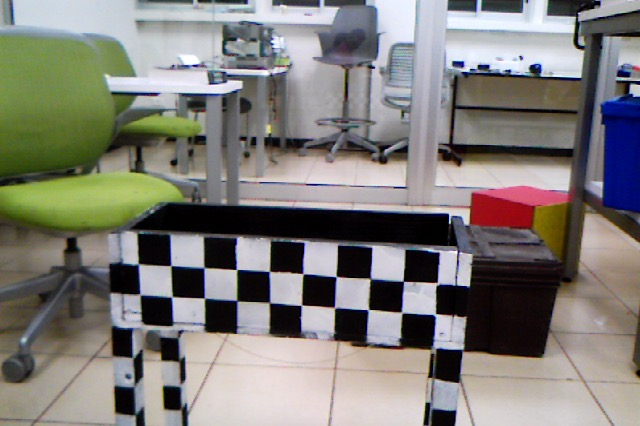
#> input picture Raspberrypi/TestPhotos/depth_photos/b1.jpg, 640 x 426 px, found by its file name
$ python depthTest.py   (Python 2 division)
#> lines starting #> are read from the running program, lines starting #| are printed output that depends on the picture
# importing external libs
import cv2
import numpy as np
from copy import deepcopy
from matplotlib import pyplot as plt
import serial
import time
import math
import random
# imporging Roborregos libs
import sys
sys.path.insert(0, '../lib/')
import Larc_vision_2017 as rb

# CODE

imgR = cv2.imread('./depth_photos/b1.jpg',0)
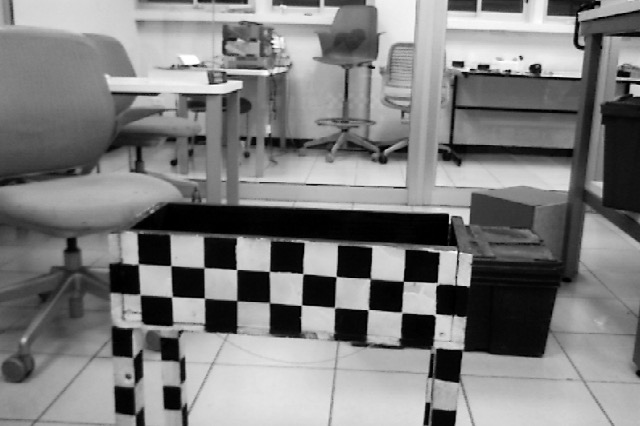
#> imgR: shape (426, 640); min 0, max 255, mean 125.8
imgL = cv2.imread('./depth_photos/base.jpg',0)
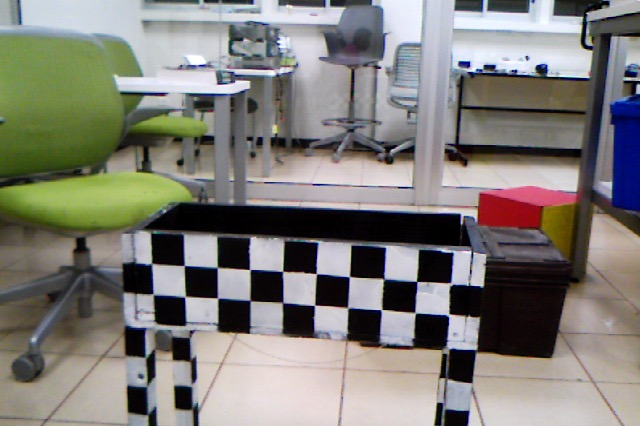
#> input picture Raspberrypi/TestPhotos/depth_photos/base.jpg, 640 x 426 px, found by its file name
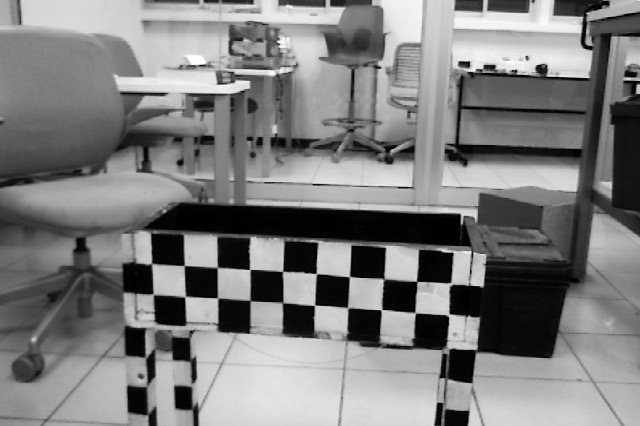
#> imgL: shape (426, 640); min 0, max 255, mean 125.9
mainFrame = cv2.imread('./depth_photos/base.jpg')
#> mainFrame is the input picture: shape (426, 640, 3); mean B, G, R 120.5, 125.8, 128.2

# [6 lines of commented-out code are left out]


def getCowXcenter(frame,maxLenT):
	left,right,up=rb.calcCowLimits(maxLenT)
	# print "cow x dist: ", right - left
	# print "y: ", up
	drawLimits(frame,left,right,up)
	return (left+right)/2

def drawLimits(frame,left,right,y):

	font = cv2.FONT_HERSHEY_SIMPLEX
	cv2.line(frame,(left,0),(left,480),(0,0,255),2)
	cv2.line(frame,(right,0),(right,480),(0,0,255),2)
	cv2.line(frame,(0,y),(640,y),(0,0,255),2)
	# cv2.putText(mainFrame,("diff L: " + str(left)),(30,20), font, 0.8,(0,0,255),1,cv2.LINE_AA)
	# cv2.putText(mainFrame,("diff R: " + str(640-right)),(30,50), font, 0.8,(0,0,255),1,cv2.LINE_AA)
	# cv2.putText(mainFrame,("diff Top: " + str(y)),(30,80), font, 0.8,(0,0,255),1,cv2.LINE_AA)


# calcultation time
this_time = time.time()

#stereo obj intializer
# stereo = cv2.StereoBM(0,16,35)

window_size = 11
min_disp = 16
num_disp = 112-min_disp
#> (the run stopped early here; a loop or call above may not have finished)
